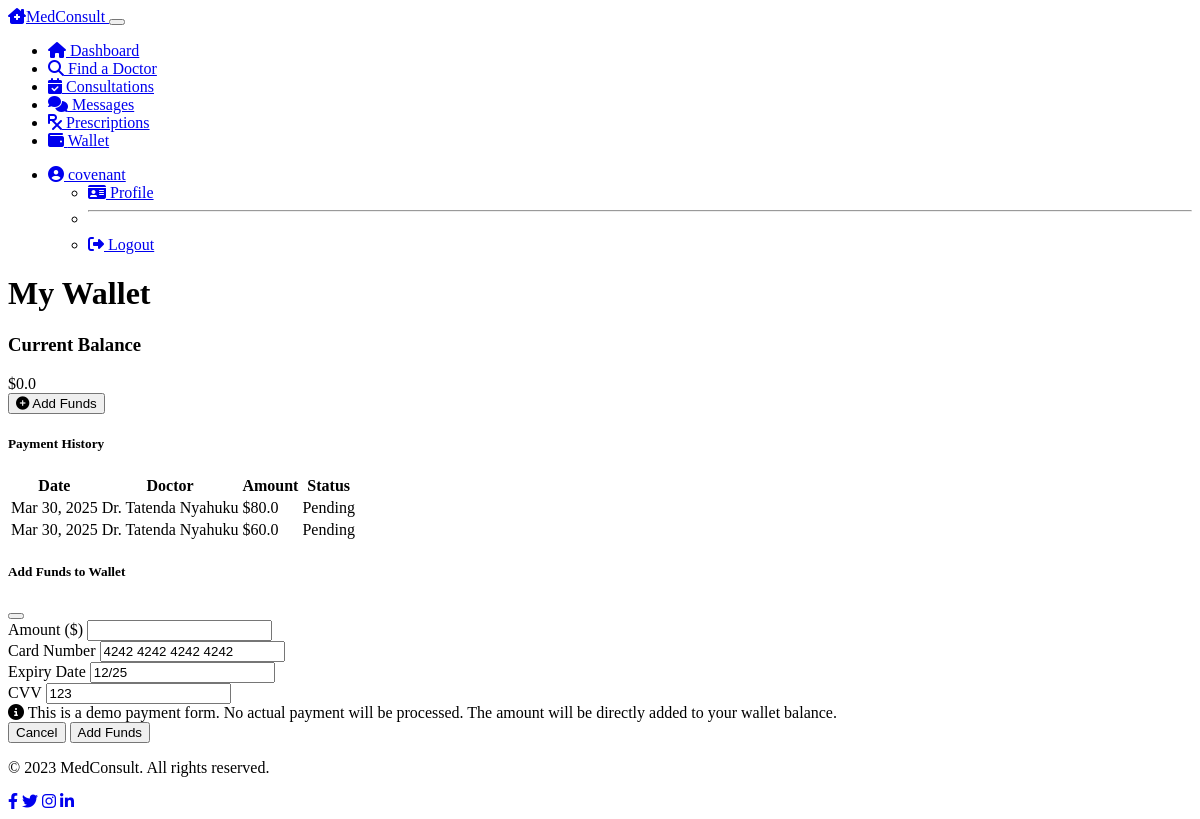
The app's page /patient/wallet (signed in), older data.
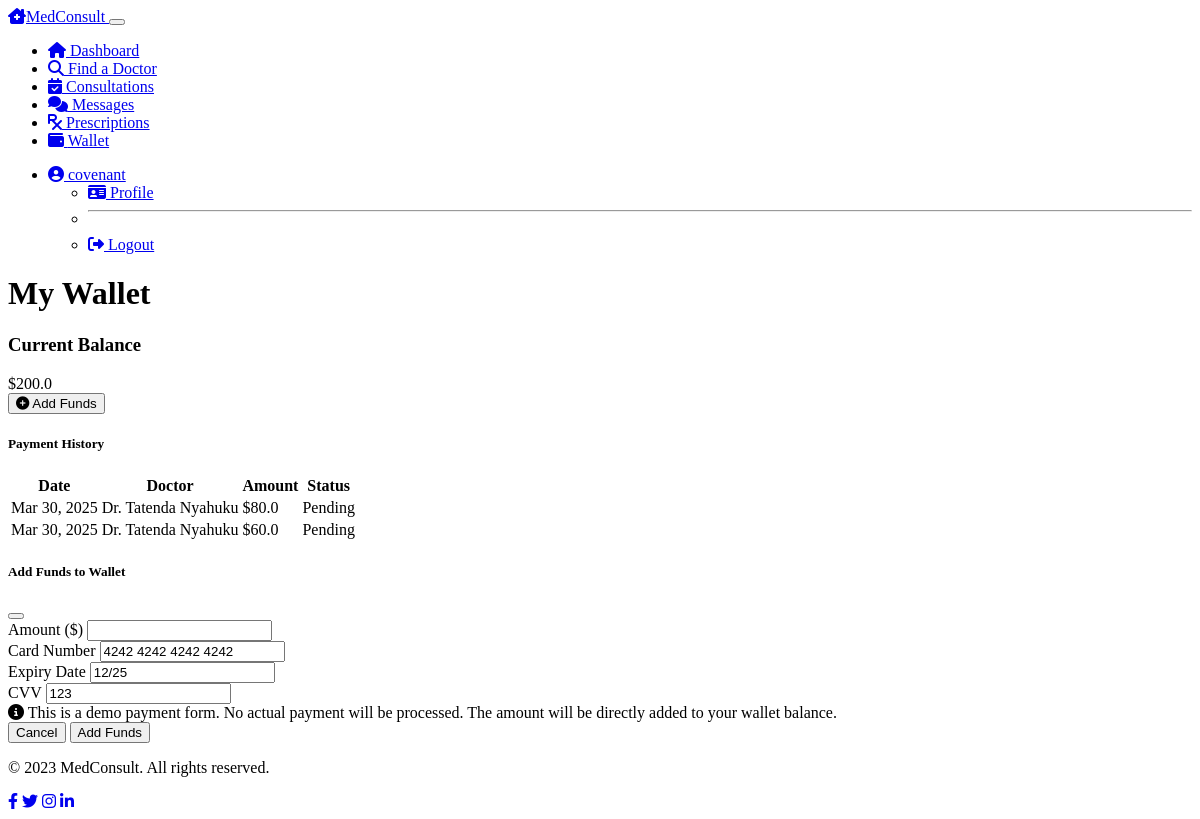
The same page, newer data.
### models.py (models this page shows, shortened)
class Patient(db.Model):
    __tablename__ = 'patients'
    id = db.Column(db.Integer, primary_key=True)
    user_id = db.Column(db.Integer, db.ForeignKey('users.id'), nullable=False)
    first_name = db.Column(db.String(50), nullable=False)
    last_name = db.Column(db.String(50), nullable=False)
    date_of_birth = db.Column(db.Date, nullable=True)
    phone_number = db.Column(db.String(20), nullable=True)
    address = db.Column(db.String(200), nullable=True)
    consultations = db.relationship('Consultation', backref='patient', lazy=True)
    wallet_balance = db.Column(db.Float, default=0.0)

### routes.py (the view, shortened to what this page needs)
@app.route('/patient/wallet', methods=['GET', 'POST'])
@login_required
@patient_required
def patient_wallet():
    payments = Payment.query.join(Consultation).filter(
        Consultation.patient_id == current_user.patient.id
    ).order_by(Payment.timestamp.desc()).all()
    return render_template('patient/wallet.html',
                          title='My Wallet',
                          wallet_balance=current_user.patient.wallet_balance,
                          payments=payments)

### models.py (called while the page is built)
@login_manager.user_loader
def load_user(user_id):
    user = User.query.get(int(user_id))
    if user:
        return user
    return None

### routes.py (called while the page is built)
def patient_required(f):
    @wraps(f)
    def decorated_function(*args, **kwargs):
        if not current_user.is_authenticated or current_user.role != 'patient':
            flash('Access denied: Patient access required', 'danger')
            return redirect(url_for('login'))
        return f(*args, **kwargs)
    return decorated_function

### templates/patient/wallet.html (shortened to what the changed rows need)
{% extends "layout.html" %}
{% block content %}
<div class="row mb-4">
    <div class="col-12">
        <h1 class="mb-4">My Wallet</h1>
    </div>
</div>
<div class="row">
    <div class="col-md-4 mb-4">
        <div class="card bg-dark text-light h-100">
            <div class="card-body text-center">
                <h3 class="mb-4">Current Balance</h3>
                <div class="display-4 mb-4">${{ wallet_balance|round(2) }}</div>
                <button class="btn btn-primary" data-bs-toggle="modal" data-bs-target="#addFundsModal">
                    <i class="fas fa-plus-circle me-1"></i> Add Funds
                </button>
            </div>
        </div>
    </div>
    <div class="col-md-8">
        <div class="card bg-dark text-light">
            <div class="card-body">
                {% if payments %}
                    <div class="table-responsive">
                        <table class="table table-dark table-striped">
                            <thead>
                                <tr>
                                    <th>Date</th>
                                    <th>Doctor</th>
                                    <th>Amount</th>
                                    <th>Status</th>
                                </tr>
                            </thead>
                        </table>
                    </div>
                {% else %}
                    <div class="alert alert-info">
                        <i class="fas fa-info-circle me-2"></i>
                        No payment history yet.
                    </div>
                {% endif %}
            </div>
        </div>
    </div>
</div>
{% endblock %}

Row changes from the older to the newer data that the page shows:
changed Patient: wallet_balance "0.0" → "200.0"
